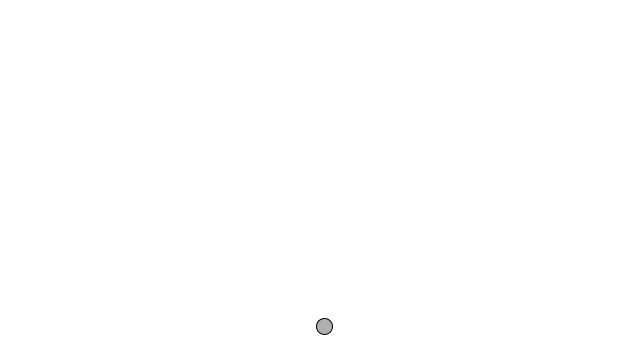
Frame 1 (no input)
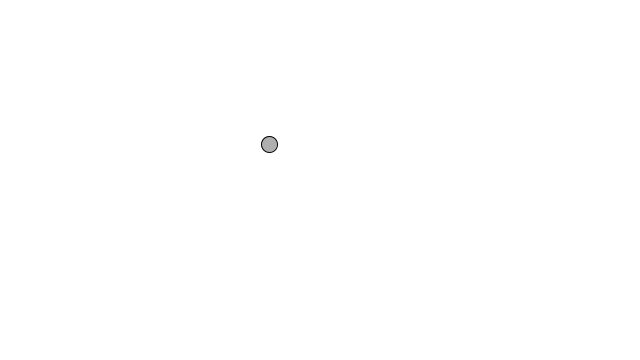
Frame 60 (the mouse pressed at the canvas centre just before this capture)
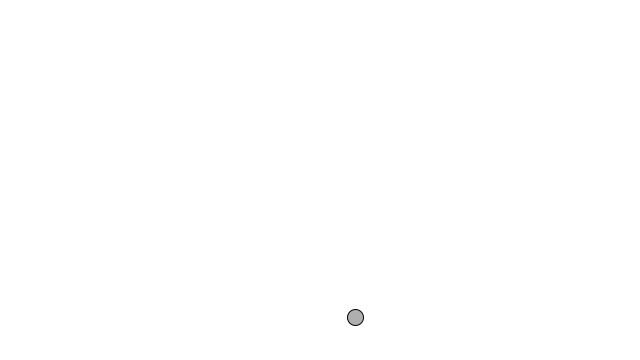
Frame 120 (the mouse held since frame 60 and released just before this capture)

The Processing sketch that drew these frames (run headless with seeded random() and noise(); from frame 60 on, the mouse is pressed at the canvas centre):

// Processing sketch: sketch_1_8_VectorMover
// ── sketch_1_8_VectorMover.pde
Mover zach;

void setup() {
  zach = new Mover();
  size(640, 360);
}

void draw() {
 background(255);
 zach.update();
 zach.checkEdges();
 zach.display();
 
}
// ── Mover.pde
class Mover {
  
  PVector location;
  PVector velocity;
  PVector acceleration;
  float topSpeed;
  float offset;
  float xoff;
  float yoff;
  
  Mover() {
    location = new PVector(width/2, width/2);
    velocity = new PVector(0, 0);
    acceleration = new PVector(0, 0);
    topSpeed=10;
    offset = 0;
    xoff=0;
    yoff=10000;
  }


  void update() {
    acceleration = new PVector(map(noise(xoff),0,1,-20,20), map(noise(yoff),0,1,-20,20));
    //acceleration.mult(map(noise(offset),0,1,0,20));
    velocity.add(acceleration);
    velocity.limit(topSpeed);
    location.add(velocity);
    //offset+=0.01;
    xoff+=0.01;
    yoff+=0.01;
    println(xoff, yoff, acceleration);
  }
  
  void display() {
    stroke(0);
    fill(175);
    ellipse(location.x, location.y,16,16);
  }
  
  void checkEdges() {
    if (location.x > width) {
      location.x = 0;
    } else if (location.x<0) {
      location.x = width;
    }
    
    if (location.y > height) {
      location.y = 0;
    } else if (location.y < 0) {
      location.y = height;
    }
  }


}
